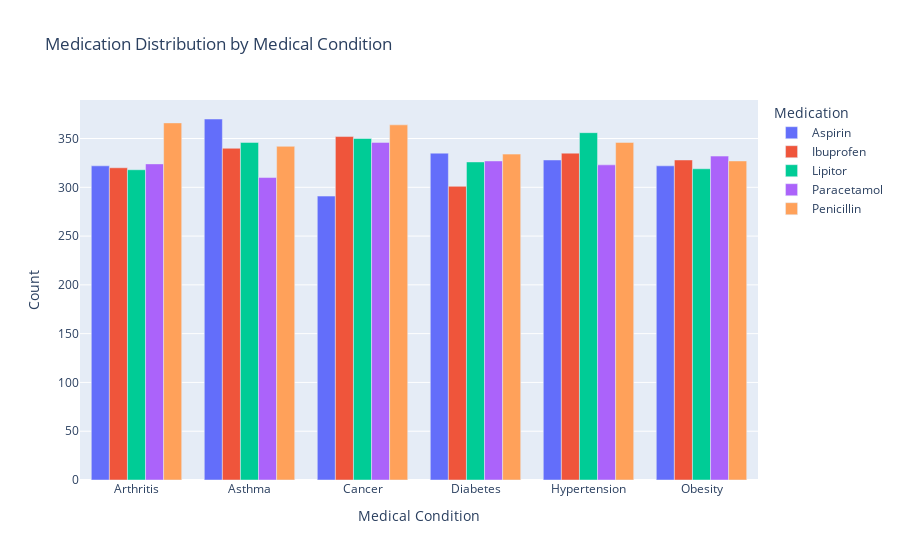

Source (notebook cell):
### Markdown cell above
Bivariate Analysis

### Code cell
# Group by 'Medical Condition' and 'Medication' and calculate the count for each combination
grouped_df = data.groupby(['Medical Condition', 'Medication']).size().reset_index(name='Count')

# Plot using Plotly Express
fig = px.bar(grouped_df, x='Medical Condition', y='Count', color='Medication', barmode='group',
             title='Medication Distribution by Medical Condition',
             labels={'Count': 'Count', 'Medical Condition': 'Medical Condition', 'Medication': 'Medication'})
fig.show()

### Figure 1 — Plotly figure (JSON) as saved in the notebook; plotly's stock layout.template omitted (floating-point values rounded to 4 significant figures)
{"data": [{"alignmentgroup": "True", "hovertemplate": "Medication=Aspirin<br>Medical Condition=%{x}<br>Count=%{y}<extra></extra>", "legendgroup": "Aspirin", "marker": {"color": "#636efa", "pattern": {"shape": ""}}, "name": "Aspirin", "offsetgroup": "Aspirin", "orientation": "v", "showlegend": true, "textposition": "auto", "type": "bar", "x": ["Arthritis", "Asthma", "Cancer", "Diabetes", "Hypertension", "Obesity"], "xaxis": "x", "y": [322, 370, 291, 335, 328, 322], "yaxis": "y"}, {"alignmentgroup": "True", "hovertemplate": "Medication=Ibuprofen<br>Medical Condition=%{x}<br>Count=%{y}<extra></extra>", "legendgroup": "Ibuprofen", "marker": {"color": "#EF553B", "pattern": {"shape": ""}}, "name": "Ibuprofen", "offsetgroup": "Ibuprofen", "orientation": "v", "showlegend": true, "textposition": "auto", "type": "bar", "x": ["Arthritis", "Asthma", "Cancer", "Diabetes", "Hypertension", "Obesity"], "xaxis": "x", "y": [320, 340, 352, 301, 335, 328], "yaxis": "y"}, {"alignmentgroup": "True", "hovertemplate": "Medication=Lipitor<br>Medical Condition=%{x}<br>Count=%{y}<extra></extra>", "legendgroup": "Lipitor", "marker": {"color": "#00cc96", "pattern": {"shape": ""}}, "name": "Lipitor", "offsetgroup": "Lipitor", "orientation": "v", "showlegend": true, "textposition": "auto", "type": "bar", "x": ["Arthritis", "Asthma", "Cancer", "Diabetes", "Hypertension", "Obesity"], "xaxis": "x", "y": [318, 346, 350, 326, 356, 319], "yaxis": "y"}, {"alignmentgroup": "True", "hovertemplate": "Medication=Paracetamol<br>Medical Condition=%{x}<br>Count=%{y}<extra></extra>", "legendgroup": "Paracetamol", "marker": {"color": "#ab63fa", "pattern": {"shape": ""}}, "name": "Paracetamol", "offsetgroup": "Paracetamol", "orientation": "v", "showlegend": true, "textposition": "auto", "type": "bar", "x": ["Arthritis", "Asthma", "Cancer", "Diabetes", "Hypertension", "Obesity"], "xaxis": "x", "y": [324, 310, 346, 327, 323, 332], "yaxis": "y"}, {"alignmentgroup": "True", "hovertemplate": "Medication=Penicillin<br>Medical Condition=%{x}<br>Count=%{y}<extra></extra>", "legendgroup": "Penicillin", "marker": {"color": "#FFA15A", "pattern": {"shape": ""}}, "name": "Penicillin", "offsetgroup": "Penicillin", "orientation": "v", "showlegend": true, "textposition": "auto", "type": "bar", "x": ["Arthritis", "Asthma", "Cancer", "Diabetes", "Hypertension", "Obesity"], "xaxis": "x", "y": [366, 342, 364, 334, 346, 327], "yaxis": "y"}], "layout": {"barmode": "group", "legend": {"title": {"text": "Medication"}, "tracegroupgap": 0}, "title": {"text": "Medication Distribution by Medical Condition"}, "xaxis": {"anchor": "y", "domain": [0, 1], "title": {"text": "Medical Condition"}}, "yaxis": {"anchor": "x", "domain": [0, 1], "title": {"text": "Count"}}}}
